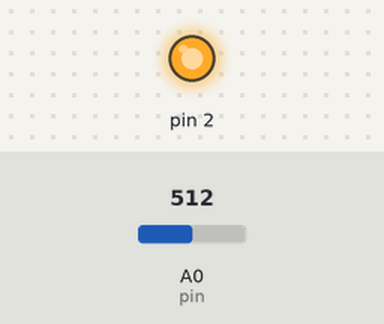
This sketch was run on a simulated Arduino Uno, built with avr-gcc and run on an emulated ATmega328P. On the bench: output pins drawn as LEDs (lit = HIGH). Inputs (shaded band) come from the test bench; at power-on: A0 (pin) = 512. What the sketch prints to the serial monitor is not drawn.

Above: at 1.2 s.
1.3 s: A0 (pin) set to 127
2.8 s: A0 (pin) set to 113
At 4.0 s:
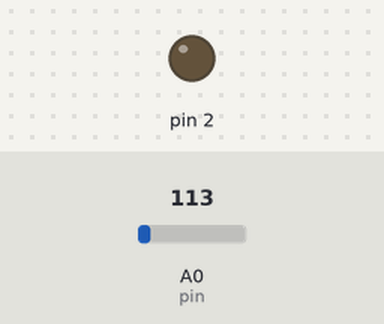
4.3 s: A0 (pin) set to 122
At 5.1 s:
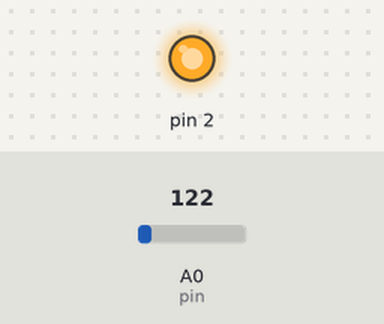
5.8 s: A0 (pin) set to 0
At 6.3 s:
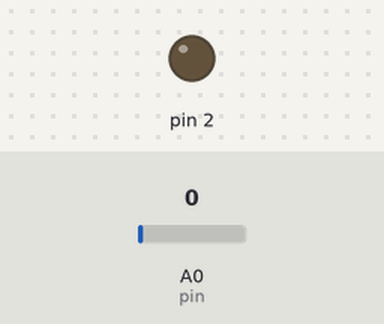
Timing chart, 0 to 8.3 s (numbered marks = the images above; inputs shaded):
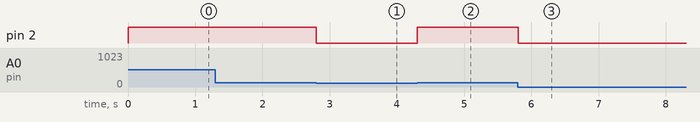

Measured:
- the behaviour switches between 120 and 119 on A0 (pin) (found by bisection; images 0 and 1)
- after the input at 2.8 s, pin 2: HIGH → LOW at once
- after the input at 4.3 s, pin 2: LOW → HIGH at once
- after the input at 5.8 s, pin 2: HIGH → LOW at once

The sketch:

Project-IR.ino
```cpp
boolean r = false;
int ir = 0;
int pin = A0;

void setup() {
  // put your setup code here, to run once:
  Serial.begin(9600);
  pinMode(2, OUTPUT);
  pinMode(pin, INPUT);
}

void loop() {
  // put your main code here, to run repeatedly:
  ir = analogRead(pin);
  if(ir < 120){
    r = false;
    digitalWrite(2, LOW);
  }else{
    r = true;
    digitalWrite(2, HIGH);
  }
  Serial.println(r);
}
```
